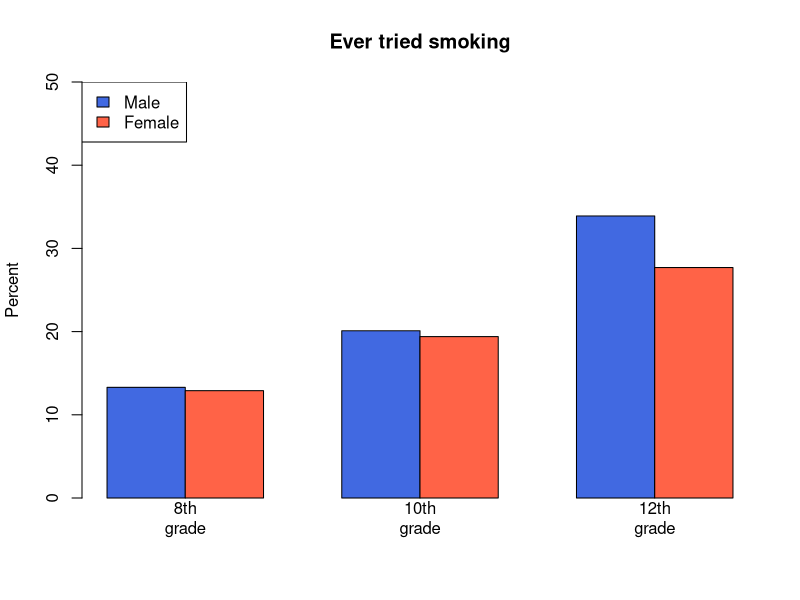

The R script that drew this image:


m<-c(13.3,20.1,33.9)
f<-c(12.9,19.4, 27.7)
grade<-c("8th\ngrade", "10th\ngrade", "12th\ngrade")
df0<-rbind(m,f)
c1<-c("royalblue","tomato")
barplot(df0, beside=T, ylab="Percent", ylim=c(0,50), col=c1, main="Ever tried smoking", names.arg=grade)
legend("topleft",fill=c1,c("Male", "Female"))


